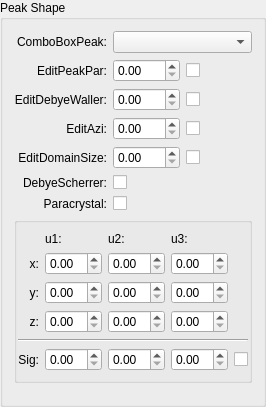
           <widget class="QGroupBox" name="grpPeakShape">
            <property name="title">
             <string>Peak Shape</string>
            </property>
            <layout class="QGridLayout" name="gridLayout_37">
             <item row="5" column="0">
              <widget class="QLabel" name="lblRadButDebyeScherrer">
               <property name="text">
                <string>DebyeScherrer:</string>
               </property>
               <property name="alignment">
                <set>Qt::AlignRight|Qt::AlignTrailing|Qt::AlignVCenter</set>
               </property>
              </widget>
             </item>
             <item row="1" column="2">
              <widget class="QCheckBox" name="fitEditPeakPar">
               <property name="text">
                <string/>
               </property>
              </widget>
             </item>
             <item row="4" column="0">
              <widget class="QLabel" name="lblEditDomainSize">
               <property name="text">
                <string>EditDomainSize:</string>
               </property>
               <property name="alignment">
                <set>Qt::AlignRight|Qt::AlignTrailing|Qt::AlignVCenter</set>
               </property>
              </widget>
             </item>
             <item row="1" column="1">
              <widget class="QDoubleSpinBox" name="inpEditPeakPar"/>
             </item>
             <item row="0" column="1" colspan="2">
              <widget class="QComboBox" name="cbsComboBoxPeak"/>
             </item>
             <item row="0" column="0">
              <widget class="QLabel" name="lblComboBoxPeak">
               <property name="text">
                <string>ComboBoxPeak:</string>
               </property>
               <property name="alignment">
                <set>Qt::AlignRight|Qt::AlignTrailing|Qt::AlignVCenter</set>
               </property>
              </widget>
             </item>
             <item row="2" column="1">
              <widget class="QDoubleSpinBox" name="inpEditDebyeWaller"/>
             </item>
             <item row="2" column="0">
              <widget class="QLabel" name="lblEditDebyeWaller">
               <property name="text">
                <string>EditDebyeWaller:</string>
               </property>
               <property name="alignment">
                <set>Qt::AlignRight|Qt::AlignTrailing|Qt::AlignVCenter</set>
               </property>
              </widget>
             </item>
             <item row="3" column="1">
              <widget class="QDoubleSpinBox" name="inpEditAzi"/>
             </item>
             <item row="6" column="0">
              <widget class="QLabel" name="lblRadioButtonPara">
               <property name="text">
                <string>Paracrystal:</string>
               </property>
               <property name="alignment">
                <set>Qt::AlignRight|Qt::AlignTrailing|Qt::AlignVCenter</set>
               </property>
              </widget>
             </item>
             <item row="4" column="2">
              <widget class="QCheckBox" name="fitEditDomainSize">
               <property name="text">
                <string/>
               </property>
              </widget>
             </item>
             <item row="3" column="0">
              <widget class="QLabel" name="lblEditAzi">
               <property name="text">
                <string>EditAzi:</string>
               </property>
               <property name="alignment">
                <set>Qt::AlignRight|Qt::AlignTrailing|Qt::AlignVCenter</set>
               </property>
              </widget>
             </item>
             <item row="4" column="1">
              <widget class="QDoubleSpinBox" name="inpEditDomainSize"/>
             </item>
             <item row="2" column="2">
              <widget class="QCheckBox" name="fitEditDebyeWaller">
               <property name="text">
                <string/>
               </property>
              </widget>
             </item>
             <item row="7" column="0" colspan="3">
              <widget class="QGroupBox" name="grpAniso">
               <property name="title">
                <string/>
               </property>
               <layout class="QGridLayout" name="gridLayout_15">
                <property name="leftMargin">
                 <number>1</number>
                </property>
                <property name="rightMargin">
                 <number>1</number>
                </property>
                <item row="5" column="4">
                 <widget class="QCheckBox" name="fitSigX">
                  <property name="text">
                   <string/>
                  </property>
                 </widget>
                </item>
                <item row="0" column="1">
                 <widget class="QLabel" name="label_16">
                  <property name="text">
                   <string>u1:</string>
                  </property>
                 </widget>
                </item>
                <item row="5" column="3">
                 <widget class="QDoubleSpinBox" name="inpSigZ_SigX"/>
                </item>
                <item row="5" column="1">
                 <widget class="QDoubleSpinBox" name="inpSigX"/>
                </item>
                <item row="2" column="0">
                 <widget class="QLabel" name="lblAy1">
                  <property name="text">
                   <string>y:</string>
                  </property>
                  <property name="alignment">
                   <set>Qt::AlignRight|Qt::AlignTrailing|Qt::AlignVCenter</set>
                  </property>
                 </widget>
                </item>
                <item row="1" column="1">
                 <widget class="QDoubleSpinBox" name="inpVAx1"/>
                </item>
                <item row="3" column="3">
                 <widget class="QDoubleSpinBox" name="inpAz3_Az1"/>
                </item>
                <item row="5" column="2">
                 <widget class="QDoubleSpinBox" name="inpSigY_SigX"/>
                </item>
                <item row="3" column="2">
                 <widget class="QDoubleSpinBox" name="inpAz2_Az1"/>
                </item>
                <item row="4" column="0" colspan="5">
                 <widget class="Line" name="line_5">
                  <property name="orientation">
                   <enum>Qt::Horizontal</enum>
                  </property>
                 </widget>
                </item>
                <item row="3" column="0">
                 <widget class="QLabel" name="lblAz1">
                  <property name="text">
                   <string>z:</string>
                  </property>
                  <property name="alignment">
                   <set>Qt::AlignRight|Qt::AlignTrailing|Qt::AlignVCenter</set>
                  </property>
                 </widget>
                </item>
                <item row="1" column="2">
                 <widget class="QDoubleSpinBox" name="inpVAx2_VAx1"/>
                </item>
                <item row="2" column="3">
                 <widget class="QDoubleSpinBox" name="inpAy3_Ay1"/>
                </item>
                <item row="0" column="3">
                 <widget class="QLabel" name="label_18">
                  <property name="text">
                   <string>u3:</string>
                  </property>
                 </widget>
                </item>
                <item row="2" column="2">
                 <widget class="QDoubleSpinBox" name="inpAy2_Ay1"/>
                </item>
                <item row="1" column="3">
                 <widget class="QDoubleSpinBox" name="inpVAx3_VAx1"/>
                </item>
                <item row="1" column="0">
                 <widget class="QLabel" name="lblAx1">
                  <property name="text">
                   <string>x:</string>
                  </property>
                  <property name="alignment">
                   <set>Qt::AlignRight|Qt::AlignTrailing|Qt::AlignVCenter</set>
                  </property>
                 </widget>
                </item>
                <item row="2" column="1">
                 <widget class="QDoubleSpinBox" name="inpAy1"/>
                </item>
                <item row="0" column="2">
                 <widget class="QLabel" name="label_17">
                  <property name="text">
                   <string>u2:</string>
                  </property>
                 </widget>
                </item>
                <item row="5" column="0">
                 <widget class="QLabel" name="lblSigX">
                  <property name="text">
                   <string>Sig:</string>
                  </property>
                  <property name="alignment">
                   <set>Qt::AlignRight|Qt::AlignTrailing|Qt::AlignVCenter</set>
                  </property>
                 </widget>
                </item>
                <item row="3" column="1">
                 <widget class="QDoubleSpinBox" name="inpAz1"/>
                </item>
               </layout>
              </widget>
             </item>
             <item row="1" column="0">
              <widget class="QLabel" name="lblEditPeakPar">
               <property name="text">
                <string>EditPeakPar:</string>
               </property>
               <property name="alignment">
                <set>Qt::AlignRight|Qt::AlignTrailing|Qt::AlignVCenter</set>
               </property>
              </widget>
             </item>
             <item row="3" column="2">
              <widget class="QCheckBox" name="fitEditAzi">
               <property name="text">
                <string/>
               </property>
              </widget>
             </item>
             <item row="8" column="0">
              <spacer name="verticalSpacer_11">
               <property name="orientation">
                <enum>Qt::Vertical</enum>
               </property>
               <property name="sizeType">
                <enum>QSizePolicy::MinimumExpanding</enum>
               </property>
               <property name="sizeHint" stdset="0">
                <size>
                 <width>20</width>
                 <height>10</height>
                </size>
               </property>
              </spacer>
             </item>
             <item row="5" column="1">
              <widget class="QCheckBox" name="togRadButDebyeScherrer"/>
             </item>
             <item row="6" column="1">
              <widget class="QCheckBox" name="togRadioButtonPara">
               <property name="text">
                <string/>
               </property>
              </widget>
             </item>
            </layout>
           </widget>
